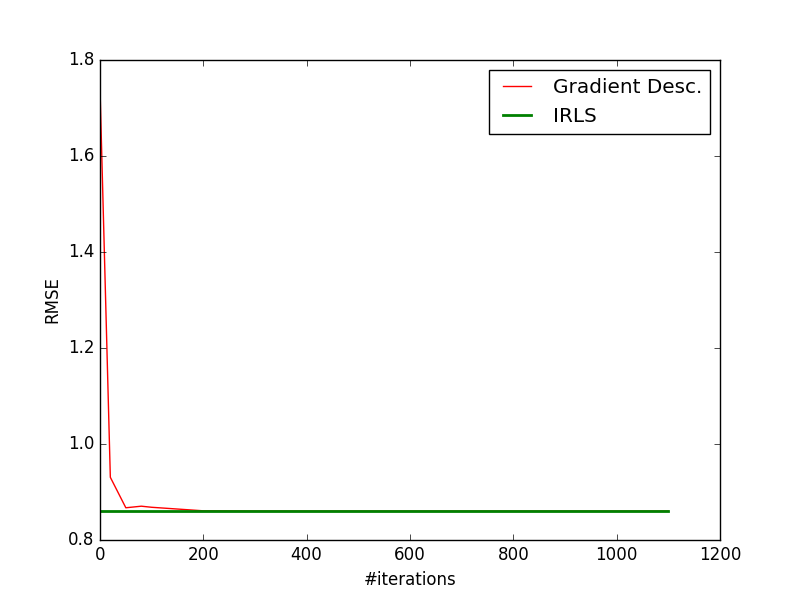

Here is the Python script that generated this plot:
from pandas import DataFrame   # To get R-like functionality - to strore data in the form of dataframe, for convenient handling, as in R
from pandas import read_csv	 	# to read data from csv file into a DataFrame
import numpy as np
from math import sqrt
import matplotlib.pyplot as plt

path='kc_house_data.csv'
INITIAL_THETA=None

def data_reader(file_path):
	data=read_csv(file_path)
	n_rows=data.shape[0]
	n_cols=data.shape[1]

	train_set_count=int(n_rows*0.8)

	train_param=data.iloc[:train_set_count,:n_cols-1]      # stores the training set's attributes alone
	train_target=data.iloc[:train_set_count,n_cols-1]  # stores the training set's target values

	test_param=data.iloc[train_set_count:,:n_cols-1]      # stores the training set's attributes alone
	test_target=data.iloc[train_set_count:,n_cols-1]  # stores the training set's target values

	return train_param,train_target,test_param,test_target



# retuns the partial differential for the MSE cost function- for the provided theta_vector and the x_vector
# expects a everything as numpy arrays and matrices
def mse_partial_differential(theta_vector,x_vectors,y_values):              
	predictions=np.dot(x_vectors,theta_vector)
	Y=np.subtract(predictions,y_values)
	Y=np.dot(Y.transpose(),x_vectors)
	return np.divide(Y,x_vectors.shape[0])    

# since the default value of regularization_param is 0, the function uses unregularized version by default
def grad_desc(learn_rate,n_features,n_iterations,x_vectors,y_values,regularization_param=0,cost_func_type='MSE'):	
	theta_vector= np.random.rand(n_features,1)   # 5 rows; 1 col
	partial_derivative=0

	iteration_count=0
	difference_ratio=1

	old_cost_value=1
	cost_value=0

	
	#(:,np.newaxis)
	for i in range (n_iterations):
		new_theta_vector=np.zeros(theta_vector.shape)
		if cost_func_type=='MSE':
			partial_derivative=mse_partial_differential(theta_vector,x_vectors,y_values)	
			partial_derivative=partial_derivative.transpose()

		for j in range(theta_vector.shape[0]):
			# not using regularization for theta_0	
			if(j!=0):	
				new_theta_vector[j,0]=theta_vector[j,0]*(1.0-learn_rate*(float(regularization_param)/float(x_vectors.shape[0])))-learn_rate*partial_derivative[j,0]
			if(j==0):
				new_theta_vector[j,0]=theta_vector[j,0]-learn_rate*partial_derivative[j,0]
			#END FOR

		theta_vector=new_theta_vector
		iteration_count+=1

	#print iteration_count
	return theta_vector


# for linear , the irls update is one-step and the number of iterations is not used at all: the...
# min. is obtained in a single step

def irls(learn_rate,n_features,n_iterations,x_vectors,y_values,cost_func_type='MSE'):
	phi_mat=x_vectors#.transpose()
	theta_vector=np.dot(phi_mat.transpose(),phi_mat)
	theta_vector=np.linalg.inv(theta_vector)
	theta_vector=np.dot(theta_vector,phi_mat.transpose())
	theta_vector=np.dot(theta_vector,y_values)

	return theta_vector








# Z-NORMALIZATION FUNCTION: takes numpy matrices. assumes that the matrix is passed in the row-major form...
#...-ie, as an array of rows of the matrix
# start and end col give additional parameters to specify which all columns are to be normalized
# M must be a matrix (NOT array), with non-null rows and cols
def Z_norm(M,start_col=1,end_col=None,norm_param=None):
	
	if norm_param is None:
		mean_vector=np.mean(M,axis=0)            
		std_dev_vector=np.std(M,axis=0)
	else:
		mean_vector=norm_param[0]
		std_dev_vector=norm_param[1]

	if end_col is None:
		end_col=M.shape[1]

	for i in range(start_col,end_col):    # not doing the operation for x_0
		M[:,i]=(M[:,i]-mean_vector[i])/std_dev_vector[i]

	if norm_param is  None:
		return M,(mean_vector,std_dev_vector)
	else:
		return M


# if test_param be: nX5, learned params should be 5X1 => output: nX1 (coulumn matrix)
def get_predictions(learned_params,test_param):
	predictions=np.dot(test_param,learned_params)
	return predictions


# takes both parameters as np arrays of COLUMN TYPE  only
def get_mse(test_predictions,test_target,theta_vector=None,regularization_param=0,use_RMSE=False):
	mse=0
	if test_predictions.shape!=test_target.shape:
		print "ERROR: get_mse(): incompatible arrays",test_predictions.shape,test_target.shape
		exit()
	A=np.subtract(test_predictions,test_target)
	A=np.square(A)
	mse=np.sum(A)

	if not use_RMSE:
		if theta_vector is not None:
			x=np.square(theta_vector)
			x=np.sum(x)
			mse+=regularization_param*x
		mse=float(mse)/float(A.shape[0])
		return mse/2
	else:
		mse=float(mse)/float(A.shape[0])
		return sqrt(mse)


def main():
	global INITIAL_THETA


	n_features=0

	train_param,train_target,test_param,test_target=data_reader(path)
	n_features=train_param.shape[1]+1   # x_0 to be inserted yet
	train_param.insert(0,'x_0',[1]*train_param.shape[0])
	test_param.insert(0,'x_0',[1]*test_param.shape[0])

	train_param=train_param.as_matrix()
	test_param=test_param.as_matrix()
	train_target=train_target.as_matrix()
	test_target=test_target.as_matrix()
	train_target=train_target[:,np.newaxis]
	test_target=test_target[:,np.newaxis]

	# norm_param is the tuple (mu,std_dev)- to store the mean and the standard deviation ...
	# ...of the training set, for each feature (other than x_0)
	train_param,norm_param=Z_norm(train_param)             # (x-mu)/sigma
	test_param=Z_norm(test_param,norm_param=norm_param)  # normalizing the test parameters according to the parameters(mu,sigma) obtained for the train set
	train_target,norm_param_target=Z_norm(train_target,start_col=0,end_col=1)
	test_target=Z_norm(test_target,start_col=0,end_col=1,norm_param=norm_param_target)

	INITIAL_THETA=np.random.rand(n_features,1)
	n_iterations=[0,20,50,80,100,200,300,500,1000,1100]#,1000,5000]#,100,200,500,1000]
	errors_GD=[]
	errors_irls=[]
	for iter_count in n_iterations:
		print "\n\t#iterations: ",iter_count
		learned_params=learned_params=grad_desc(0.05,n_features,iter_count,train_param,train_target)
		test_predictions=get_predictions(learned_params,test_param)
		error=get_mse(test_predictions,test_target,use_RMSE=True)
		errors_GD.append(error)
		print "\tGradient descent:"
		print "\tlearned params: ",learned_params.transpose()
		print "\tMSE: ",error

		learned_params=learned_params=irls(0.05,n_features,iter_count,train_param,train_target)
		test_predictions=get_predictions(learned_params,test_param)
		error=get_mse(test_predictions,test_target,use_RMSE=True)
		errors_irls.append(error)
		print "\tIRLS:"
		print "\tlearned params: ",learned_params.transpose()
		print "\tMSE: ",error
		

	l1,l2=plt.plot(n_iterations,errors_GD,n_iterations,errors_irls)
	plt.setp(l1,linewidth=1,color='r')
	plt.setp(l2,linewidth=2,color='g')
	plt.legend([l1,l2],['Gradient Desc.','IRLS'])
	plt.xlabel('#iterations')
	plt.ylabel('RMSE')
	plt.savefig("ass1_b.png")
	#plt.show()
	

main()